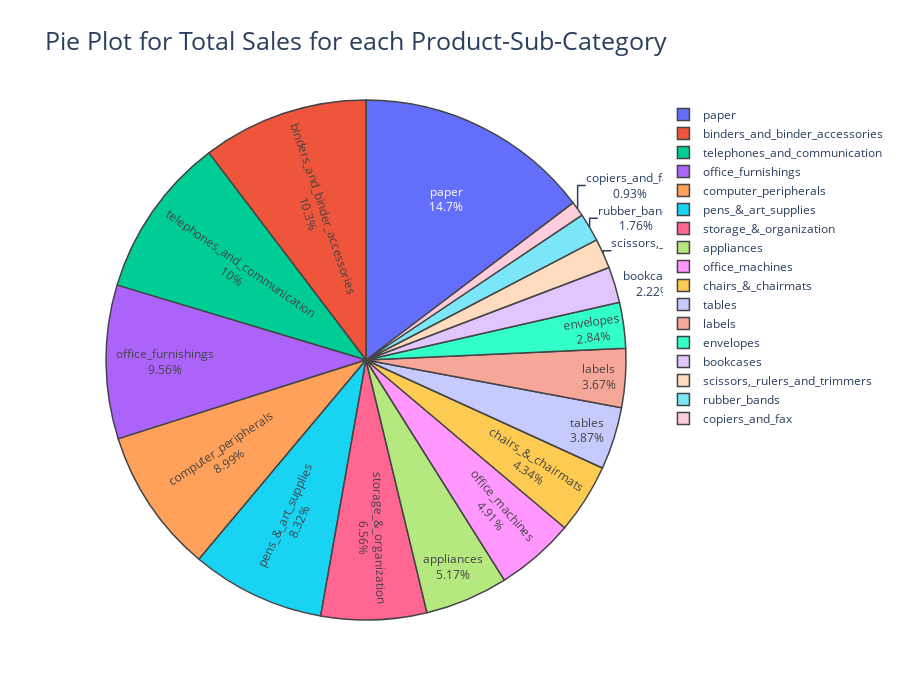

Notebook code cell kept with this figure:
### Markdown cell above
**All states except 'California' and 'New york' had their sales within 0 - 100k and profit within -20k - 30k.**

- **Only New york and California had sales of over 223k and 284k respectively.**

- **This can only mean that California and New York are investing in some market growth principles. further analysis can be conducted on that to determine what exactly contributed to the exponential positive sales report as against the others.**

### Code cell
data=go.Pie(labels=df['product_sub-category'].value_counts().index,
            values=df['product_sub-category'].value_counts(),
            textinfo='label+percent',
            hoverinfo='label+percent',
            marker=dict(line=dict(width=1.5)))

layout=go.Layout(title='Pie Plot for Total Sales for each Product-Sub-Category',
                 titlefont=dict(size=25),
                 height=700)

iplot(dict(data=data,layout=layout))

### Figure 1 — Plotly figure (JSON) as saved in the notebook; plotly's stock layout.template omitted (floating-point values rounded to 4 significant figures)
{"data": [{"hoverinfo": "label+percent", "labels": ["paper", "binders_and_binder_accessories", "telephones_and_communication", "office_furnishings", "computer_peripherals", "pens_&_art_supplies", "storage_&_organization", "appliances", "office_machines", "chairs_&_chairmats", "tables", "labels", "envelopes", "bookcases", "scissors,_rulers_and_trimmers", "rubber_bands", "copiers_and_fax"], "marker": {"line": {"width": 1.5}}, "textinfo": "label+percent", "type": "pie", "values": [284, 200, 194, 185, 174, 161, 127, 100, 95, 84, 75, 71, 55, 43, 36, 34, 18]}], "layout": {"height": 700, "title": {"font": {"size": 25}, "text": "Pie Plot for Total Sales for each Product-Sub-Category"}}}
